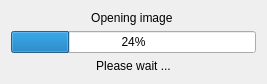
<?xml version="1.0" encoding="UTF-8"?>
<ui version="4.0">
 <class>vvProgressDialog</class>
 <widget class="QDialog" name="vvProgressDialog">
  <property name="windowModality">
   <enum>Qt::WindowModal</enum>
  </property>
  <property name="geometry">
   <rect>
    <x>0</x>
    <y>0</y>
    <width>267</width>
    <height>59</height>
   </rect>
  </property>
  <property name="windowTitle">
   <string>Progress</string>
  </property>
  <property name="windowIcon">
   <iconset resource="../vvIcons.qrc">
    <normaloff>:/common/icons/ducky.png</normaloff>:/common/icons/ducky.png</iconset>
  </property>
  <layout class="QGridLayout">
   <item row="0" column="0">
    <widget class="QLabel" name="textLabel">
     <property name="text">
      <string>Opening image </string>
     </property>
     <property name="alignment">
      <set>Qt::AlignCenter</set>
     </property>
    </widget>
   </item>
   <item row="2" column="0">
    <widget class="QLabel" name="progressLabel">
     <property name="text">
      <string>Please wait ...</string>
     </property>
     <property name="alignment">
      <set>Qt::AlignCenter</set>
     </property>
    </widget>
   </item>
   <item row="1" column="0">
    <widget class="QProgressBar" name="progressBar">
     <property name="value">
      <number>24</number>
     </property>
    </widget>
   </item>
  </layout>
 </widget>
 <resources>
  <include location="../vvIcons.qrc"/>
  <include location="../vvIcons.qrc"/>
 </resources>
 <connections/>
</ui>
